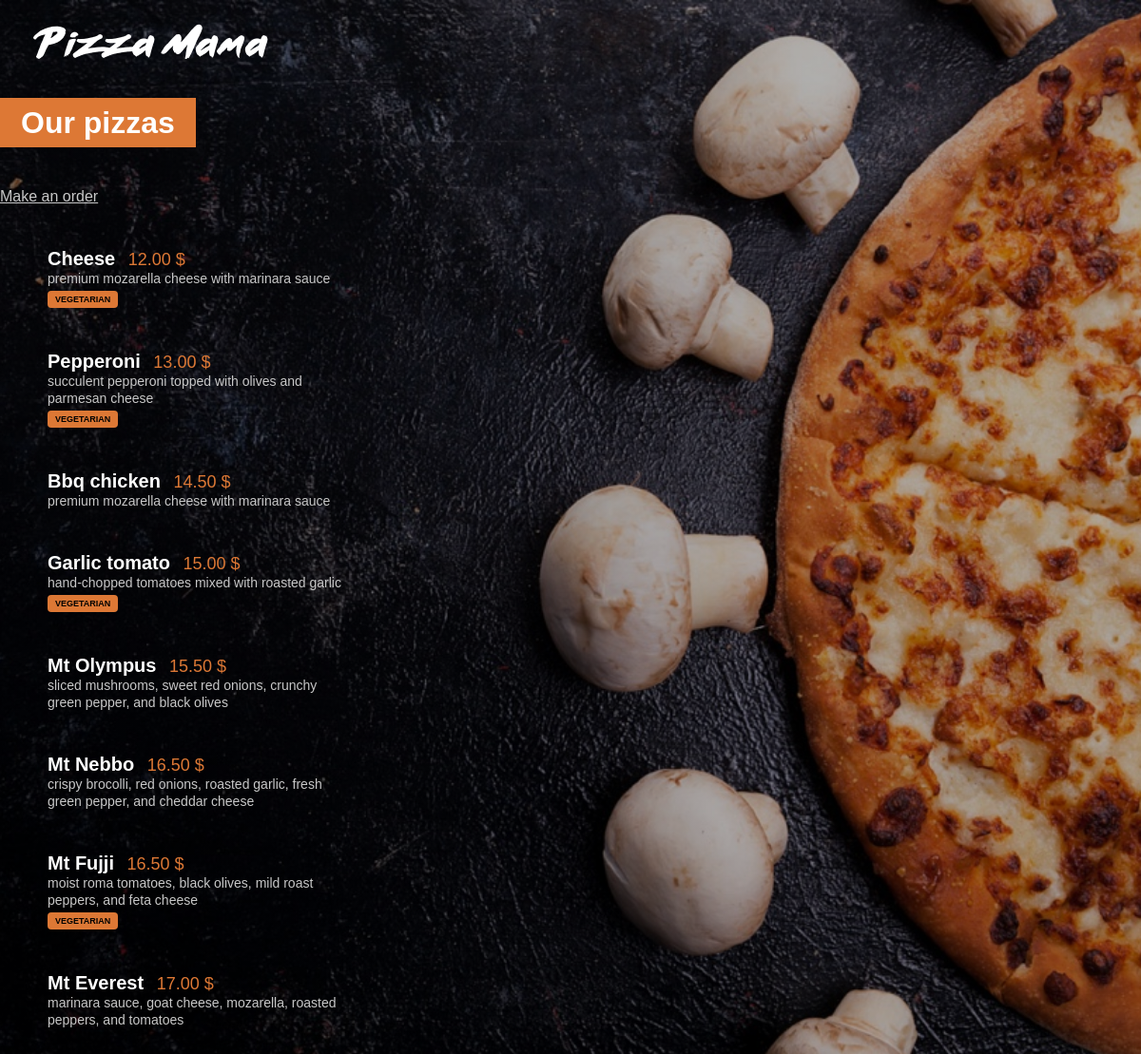
The page /menue/ on the database its author committed.
### menue/models.py (models this page shows, shortened)
class Pizza(models.Model):
    name = models.CharField(max_length=20)
    ingredients = models.CharField(max_length=400)
    price = models.FloatField(default=0)
    vegetarian = models.BooleanField(default=False)

### menue/views.py (the view)
# urls.py: path('', views.menue_view, name='menue'),
def menue_view(request):
    pizzas = Pizza.objects.all().order_by('price')
    context = {'pizzas': pizzas}
    return render(request, 'menue/index.html', context)

### menue/templates/menue/index.html (shortened to what this page needs)
<!DOCTYPE html>
{% load static %}
<html lang="en">
<head>
    <link rel="stylesheet" href= "{% static 'menue/styles.css' %}">
</head>
    <body>
    <a href="{% url 'main:main' %}"> <img src="{% static 'menue/small_logo.png' %}" alt="Logo" id="logo_image" /></a>
    <div id="main_title">
        <h1> Our pizzas </h1>
    </div>
    <a href="{% url 'orders:order' %}"> Make an order </a>
    <div class="menu_list">
        {% for pizza in pizzas %}
        <div class="menu_element">
            <span class="menu_item_name"> {{pizza.name}} </span> <span class="menu_item_price"> {{pizza.price | floatformat:2}} $</span>
            <div>
                <span class="menu_item_ingredients"> {{pizza.ingredients}} </span>
                <div>
                    {% if pizza.vegetarian %}
                    <span class="badge">  VEGETARIAN  </span>
                    {%endif%}
                </div>
            </div>
        </div>
        {% endfor %}
    </div>
</body>
</html>

### menue/assets/menue/styles.css (style rules this page uses)
h1 { background-color: #DD7835; display: inline; padding: 8px 22px; }
a { color: #C8C8C8; }
body { background: linear-gradient(0deg, rgba(0, 0, 0, 0.3), rgba(0, 0, 0, 0.3)), url("menu_background.jpg") no-repeat center center fixed; -webkit-background-size: cover; -moz-background-size: cover; -o-background-size: cover; background-size: cover; color: white; margin: 0px; font-family: Arial; }
#logo_image { margin-top: 25px; margin-left: 35px; }
#main_title { margin-top: 45px; margin-bottom: 50px; }
.menu_element { margin-top: 45px; margin-bottom: 45px; width: 320px; }
.menu_list { margin-left: 50px; }
.menu_item_name { font-weight: bold; font-size: 20px; }
.menu_item_price { font-size: 18px; margin-left: 8px; color: #DD7835; }
.menu_item_ingredients { font-size: 14px; color: #C8C8C8; }
.badge { background: #DD7835; font-size: 9px; color: black; font-weight: bold; padding: 4px 8px; margin-top: 4px; border-radius: 4px; display: inline-block; }

### rows shown on the page
Pizza: name "Cheese", price "12.00", ingredients "premium mozarella cheese with marinara sauce", vegetarian "VEGETARIAN"
Pizza: name "Pepperoni", price "13.00", ingredients "succulent pepperoni topped with olives and parmesan cheese", vegetarian "VEGETARIAN"
Pizza: name "Bbq chicken", price "14.50", ingredients "premium mozarella cheese with marinara sauce"
Pizza: name "Garlic tomato", price "15.00", ingredients "hand-chopped tomatoes mixed with roasted garlic", vegetarian "VEGETARIAN"
Pizza: name "Mt Olympus", price "15.50", ingredients "sliced mushrooms, sweet red onions, crunchy green pepper, and black olives"
Pizza: name "Mt Nebbo", price "16.50", ingredients "crispy brocolli, red onions, roasted garlic, fresh green pepper, and cheddar cheese"
Pizza: name "Mt Fujji", price "16.50", ingredients "moist roma tomatoes, black olives, mild roast peppers, and feta cheese", vegetarian "VEGETARIAN"
Pizza: name "Mt Everest", price "17.00", ingredients "marinara sauce, goat cheese, mozarella, roasted peppers, and tomatoes"
